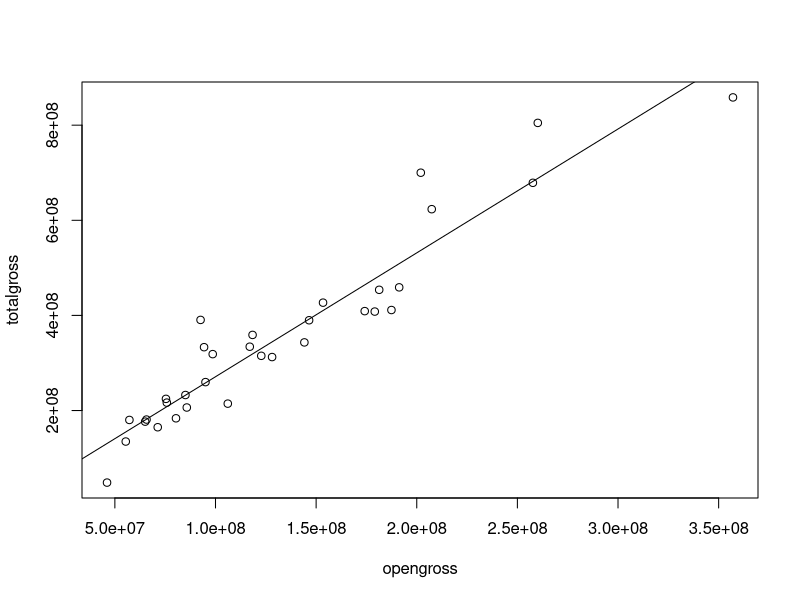
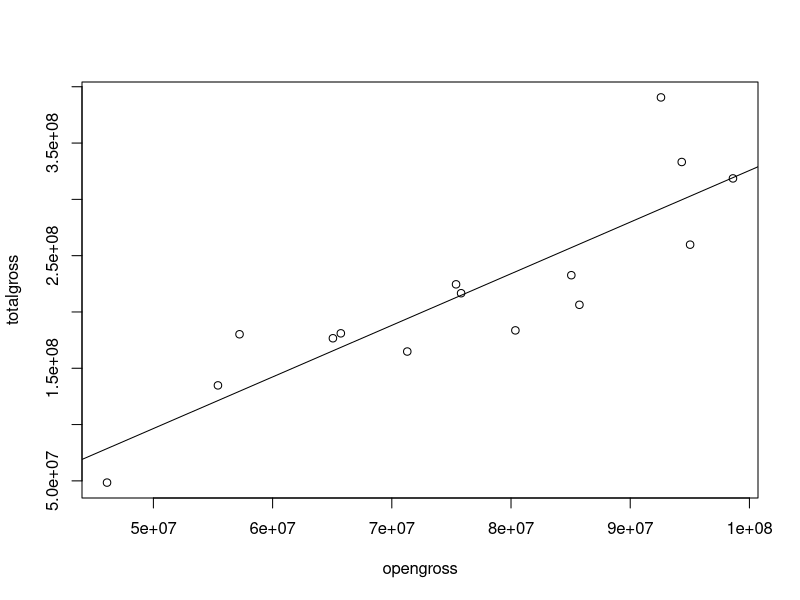
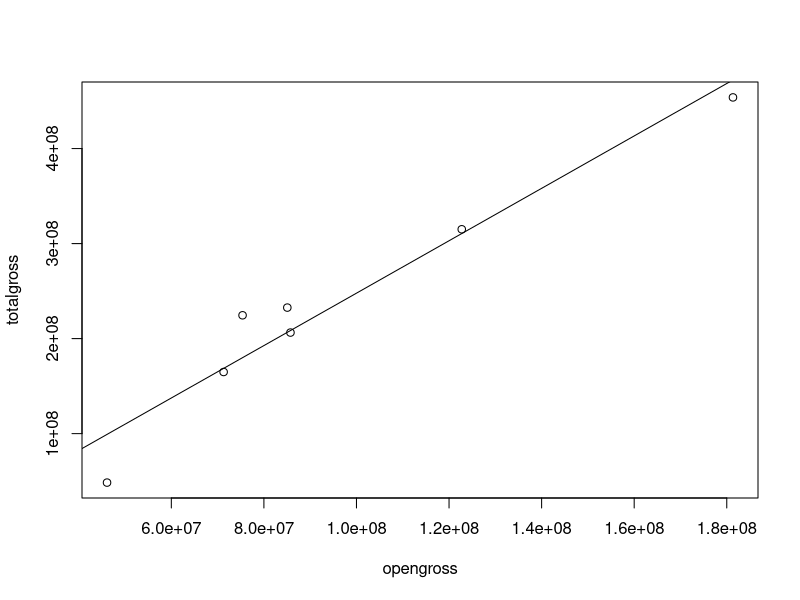

Recreate these plots in R, in order.
## ---- chunk 1
data <- read.csv("marveldata.csv", quote="'")
summary(data)
head(data, 5)

# We don't need the id, distributor, title, or date columns
modelData <- subset(data, select = -c(id, distributer, title, date))
summary(modelData)
## ---- chunk 2
openGrossMil <- data$opengross/1000000
summary(openGrossMil)
## ---- chunk 3
# Fit a model with all data
fullModel = lm(totalgross~opengross, data=modelData)
summary(fullModel)

# Plot regression line
plot(totalgross~opengross, data=modelData)
abline(fullModel)
## ---- chunk 4
# Get data with opening gross < 100 mil
lowOpeners = subset(modelData, opengross<=100000000)

# Fit model with low openers
lowOpenModel = lm(totalgross~opengross, data=lowOpeners)
summary(lowOpenModel)

# Plot regression line
plot(totalgross~opengross, data=lowOpeners)
abline(lowOpenModel)
## ---- chunk 5
# Only take movies that had fall releases
fallData = subset(modelData, season=="Fall")
summary(fallData)
head(modelData)

# Fit model with fall releases
fallModel = lm(totalgross~opengross, data=fallData)
summary(fallModel)

# Plot regression line
plot(totalgross~opengross, data=fallData)
abline(fallModel)
## ---- chunk 6
# Get The Marvels opening gross
theMarvelsOpenGross = data.frame(opengross=(subset(data, title=="The Marvels"))$opengross)

# Predictions for each model
fullPred = predict(fullModel, newdata = theMarvelsOpenGross)
lowOpenPred = predict(lowOpenModel, newdata = theMarvelsOpenGross)
fallPred = predict(fallModel, newdata = theMarvelsOpenGross)

# Create a data frame for the table
predictionTable <- data.frame(
  FullModel = fullPred,
  LowOpenModel = lowOpenPred,
  FallModel = fallPred
)

# Display the table
print(predictionTable)
